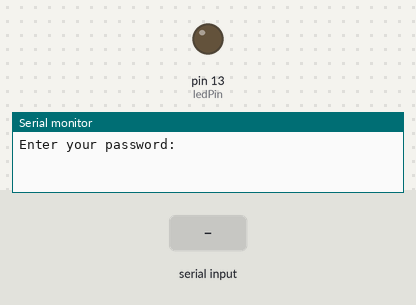
Simulated run of this sketch. Board: Arduino Uno, built with avr-gcc and run on an emulated ATmega328P. On the bench: output pins drawn as LEDs (lit = HIGH), the last lines printed to the serial monitor. The inputs (shaded band) are chosen by the test bench.

Above: at 1.2 s.
1.3 s: "1\n" received over Serial
At 2.1 s:
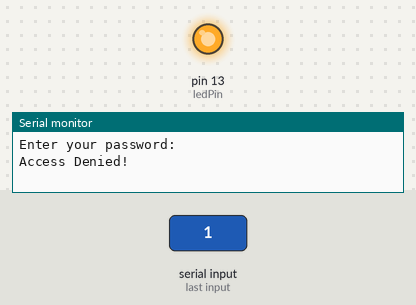
Timing chart, 0 to 4.3 s (numbered marks = the images above; inputs shaded):
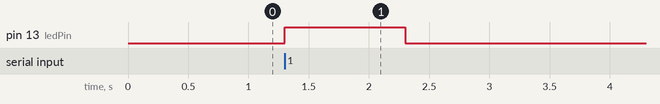

The sketch:

Code.ino
```cpp
int ledPin = 13;
String MyPassword = "1234";
String inputPassword = "";

void setup()
{
  pinMode(ledPin, OUTPUT);
  Serial.begin(9600);
  Serial.println("Enter your password:");
}

void loop() {
  if (Serial.available() > 0)
   {
    inputPassword = Serial.readStringUntil('\n');
    inputPassword.trim();  // remove extra spaces/newline chars

    if (inputPassword == MyPassword) {
      Serial.println("Access Granted!");
      correct();
    } else {
      Serial.println("Access Denied!");
      wrong();
    }

    Serial.println("Enter your password:");
  }
}

void correct()
{
  for (int i = 0; i < 3; i++)
  {
    digitalWrite(ledPin, HIGH);
    delay(300);
    digitalWrite(ledPin, LOW);
    delay(200);
  }
}

void wrong()
{
  digitalWrite(ledPin, HIGH);
  delay(1000);
  digitalWrite(ledPin, LOW);
}
```

Measured:
- after the input at 1.3 s, pin 13 (ledPin): LOW → HIGH at once, → LOW 1.0 s later
